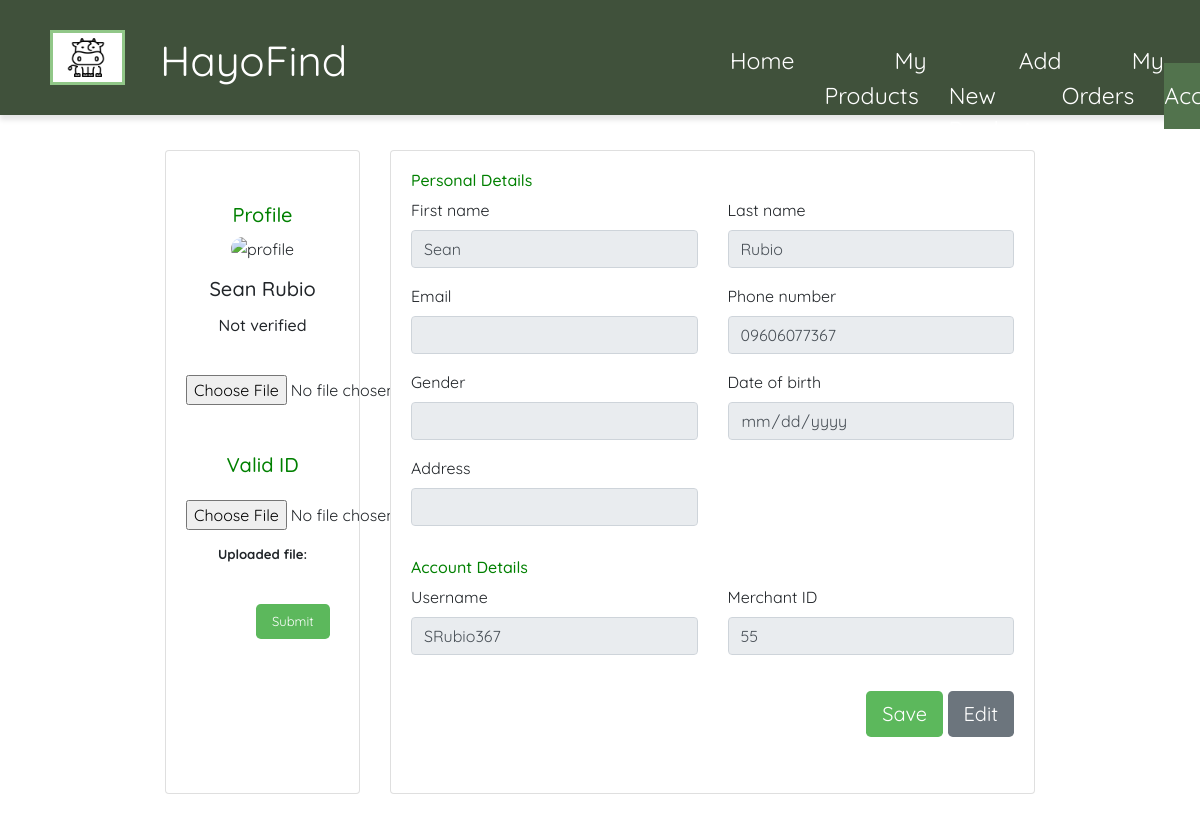
/seller/myaccountPage.php (signed in), run on the app's committed database.
### tables this page shows
CREATE TABLE `merchants` (
  `id` int(5) UNSIGNED NOT NULL,
  `fname` varchar(20) NOT NULL,
  `lname` varchar(20) NOT NULL,
  `phoneNumber` varchar(15) NOT NULL,
  `username` varchar(255) NOT NULL,
  `password` varchar(999) NOT NULL,
  `img` varchar(999) NOT NULL,
  `email` varchar(255) NOT NULL,
  `gender` varchar(255) NOT NULL,
  `address` varchar(255) NOT NULL,
  `dob` date DEFAULT NULL,
  `documents` varchar(999) NOT NULL
);

CREATE TABLE `merchant_verification` (
  `id` int(11) NOT NULL,
  `verification_status` varchar(256) NOT NULL,
  `seller_ID` int(11) NOT NULL
);

### seller/myaccountPage.php (the view, shortened to what this page needs)
<!DOCTYPE html>
<html lang="en">
<head>
    <link rel="stylesheet" href="seller css/myaccountPage.css">
    <link rel="stylesheet" href="https://stackpath.bootstrapcdn.com/bootstrap/4.5.2/css/bootstrap.min.css">
</head>
<body>
    <?php
    include_once("connections/connect.php");
    $con = connection();
    if (isset($_SESSION['user_id'])) {
        $user_id = $_SESSION['user_id'];
    } else {
        $error = "No user";
    }
    if (isset($user_id)) {
        $sql = "SELECT m.*, mv.verification_status
        FROM merchants AS m
        INNER JOIN merchant_verification AS mv ON m.id = mv.seller_ID
        WHERE m.id = $user_id";
        $result = $con->query($sql);
        if ($result->num_rows > 0) {
            $row = $result->fetch_assoc();
            $fname = $row["fname"];
            $lname = $row["lname"];
            $email = $row["email"];
            $phoneNumber = $row["phoneNumber"];
            $gender = $row["gender"];
            $username = $row["username"];
            $id = $row["id"];
            $dob = $row["dob"];
            $address = $row["address"];
            $documents = $row["documents"];
            $image = $row["img"];
            $verification_status = $row["verification_status"];
        }
    }
    ?>
    <?php
        require_once('sellerHeader.php');
    ?>
    <div class="myaccount-cont">
    <div class="container">
    <div class="row gutters">
    <div class="col-xl-3 col-lg-3 col-md-12 col-sm-12 col-12">
    <div class="card h-100">
        <div class="card-body">
            <div class="account-settings">
                <form method="POST" enctype="multipart/form-data">
                    <div class="about">
                        <h5 class="mb-2 text" id="profile-h5">Profile</h5>
                    </div>
                <div class="user-profile">
                    <div class="user-avatar">
                        <img src="<?php echo $image ?>" alt="profile">
                    </div>
                    <h5 class="user-name"><?php echo $fname. ' '.$lname; ?></h5>
                    <h6 class="verify" style="margin-top: 15px; margin-bottom: 40px;"><?php echo $verification_status; ?></h6>
                    <input class=avatar-input" type="file" name="avatar" id="avatar">
                </div>
                <div class="about">
                    <h5 class="mb-2 text-primary" id="valid-h5">Valid ID</h5>
                    <input class="valid_id-input" type="file" name="documents" id="documents" style="margin-top: 15px !important;">
                    <p class="uploaded" style="margin-top: 15px !important;"><span class="uf">Uploaded file:</span><br> <?php echo $documents; ?></p>
                </div>
                <button class="btn btn-primary" type="submit" id="submit-img">Submit</button>
                </form>
            </div>
        </div>
    </div>
    </div>
    <div class="col-xl-9 col-lg-9 col-md-12 col-sm-12 col-12">
    <div class="card h-100">
        <div class="card-body">
            <div class="row gutters">
                <div class="col-xl-12 col-lg-12 col-md-12 col-sm-12 col-12">
                    <h6 class="mb-2 text-primary" id="personal-h6">Personal Details</h6>
                </div>
                <div class="col-xl-6 col-lg-6 col-md-6 col-sm-6 col-12">
                    <div class="form-group">
                        <label for="fname">First name</label>
                        <input type="text" class="form-control" id="fname" name="fname" value="<?php echo $fname; ?>"  readonly required>
                    </div>
                </div>
                <div class="col-xl-6 col-lg-6 col-md-6 col-sm-6 col-12">
                    <div class="form-group">
                        <label for="lname">Last name</label>
                        <input type="text" class="form-control" id="lname" name="lname" value="<?php echo $lname; ?>" readonly required>
                    </div>
                </div>
                <div class="col-xl-6 col-lg-6 col-md-6 col-sm-6 col-12">
                    <div class="form-group">
                        <label for="email">Email</label>
                        <input type="text" class="form-control" id="email" name="email" value="<?php echo $email; ?>" readonly required>
                    </div>
                </div>
                <div class="col-xl-6 col-lg-6 col-md-6 col-sm-6 col-12">
                    <div class="form-group">
                        <label for="phone">Phone number</label>
                        <input type="text" class="form-control" id="phoneNumber" name="phoneNumber" value="<?php echo $phoneNumber; ?>"  readonly required>
                    </div>
                </div>
                <div class="col-xl-6 col-lg-6 col-md-6 col-sm-6 col-12">
                    <div class="form-group">
                        <label for="gender">Gender</label>
                        <input type="text" class="form-control" id="gender" name="gender" value="<?php echo $gender; ?>" readonly >
                    </div>
                </div>
                <div class="col-xl-6 col-lg-6 col-md-6 col-sm-6 col-12">
                    <div class="form-group">
                        <label for="dob">Date of birth</label>
                        <input type="date" class="form-control" id="dob" name="dob" value="<?php echo $dob; ?>"  readonly >
                    </div>
                </div>
                <div class="col-xl-6 col-lg-6 col-md-6 col-sm-6 col-12">
                    <div class="form-group">
                        <label for="address">Address</label>
                        <input type="text" class="form-control" id="address" name="address" value="<?php echo $address; ?>" readonly >
                    </div>
                </div>
            </div>
            <div class="row gutters">
                <div class="col-xl-12 col-lg-12 col-md-12 col-sm-12 col-12">
                    <h6 class="mt-3 mb-2 text-primary" id="account-h6">Account Details</h6>
                </div>
                <div class="col-xl-6 col-lg-6 col-md-6 col-sm-6 col-12">
                    <div class="form-group">
                        <label for="username">Username</label>
                        <input type="text" class="form-control" id="username" name="username" value="<?php echo $username; ?>" readonly required>
                    </div>
                </div>
                <div class="col-xl-6 col-lg-6 col-md-6 col-sm-6 col-12">
                    <div class="form-group">
                        <label for="cust_ID">Merchant ID</label>
                        <input type="text" class="form-control" id="cust_ID" name="cust_ID" value="<?php echo $id; ?>"  readonly required disabled>
                    </div>
                </div>
            </div>
            <div class="row gutters">
                <div class="col-xl-12 col-lg-12 col-md-12 col-sm-12 col-12">
                    <div class="text-right" style="margin-top: 20px;">
                        <button type="submit" class="btn btn-primary" id="saveButton" name="saveData">Save</button>
                        <button type="submit" class="btn btn-secondary" id="editButton" name="edit">Edit</button>
                    </div>
                </div>
            </div>
        </div>
    </div>
    </div>
    </div>
    </div>
    </div>
</body>
</html>

### seller/seller css/myaccountPage.css (style rules this page uses)
body { color: #2e323c; background: #f5f6fa; height: 100%; font-family: 'Quicksand' !important; }
.myaccount-cont { padding: 150px; z-index: 0; }
.account-settings .user-profile { margin: 0 0 1rem 0; padding-bottom: 1rem; text-align: center; }
.account-settings .user-profile .user-avatar { margin: 0 0 1rem 0; }
.account-settings .user-profile .user-avatar img { width: 90px; height: 90px; -webkit-border-radius: 100px; -moz-border-radius: 100px; border-radius: 100px; }
.account-settings .user-profile h5.user-name { margin: 0 0 0.5rem 0; }
.account-settings .about { margin: 2rem 0 0 0; text-align: center; }
.account-settings .about h5 { margin: 0 0 15px 0; color: #007ae1; }
.account-settings .about p { font-size: 0.825rem; }
.form-control { border: 1px solid #cfd1d8; -webkit-border-radius: 2px; -moz-border-radius: 2px; border-radius: 2px; font-size: .825rem; background: #ffffff; color: #2e323c; }
.card { background: #ffffff; -webkit-border-radius: 5px; -moz-border-radius: 5px; border-radius: 5px; border: 0; margin-bottom: 1rem; }
p.uploaded { margin-top: 10px !important; }
span.uf { font-weight: 800 !important; }
#submit-img { margin-top: 23px !important; margin-left: 70px !important; font-size: 13px !important; margin-bottom: 10px !important; display: inline-block; font-weight: 400; text-align: center; white-space: nowrap; vertical-align: middle; user-select: none; padding: 0.5rem 1rem; font-size: 1.25rem; line-height: 1.5; border-radius: 0.3rem; color: #fff; background-color: #5cb85c; border: none; outline: none; margin-bottom: 20px !important; }
#saveButton { display: inline-block; font-weight: 400; text-align: center; white-space: nowrap; vertical-align: middle; user-select: none; padding: 0.5rem 1rem; font-size: 1.25rem; line-height: 1.5; border-radius: 0.3rem; color: #fff; background-color: #5cb85c; border: none; outline: none; margin-bottom: 20px !important; }
#editButton { display: inline-block; font-weight: 400; text-align: center; white-space: nowrap; vertical-align: middle; user-select: none; padding: 0.5rem 1rem; font-size: 1.25rem; line-height: 1.5; border-radius: 0.3rem; color: #fff; background-color: #6c757d; border: none; outline: none; margin-bottom: 20px !important; }
#profile-h5 { color: green !important; }
#valid-h5 { color: green !important; }
#personal-h6 { color: green !important; }
#account-h6 { color: green !important; }

### data on the page
merchants: fname "Sean", lname "Rubio", merchant_verification.verification_status "Not verified", phoneNumber "09606077367", username "SRubio367", cust_ID "55"
